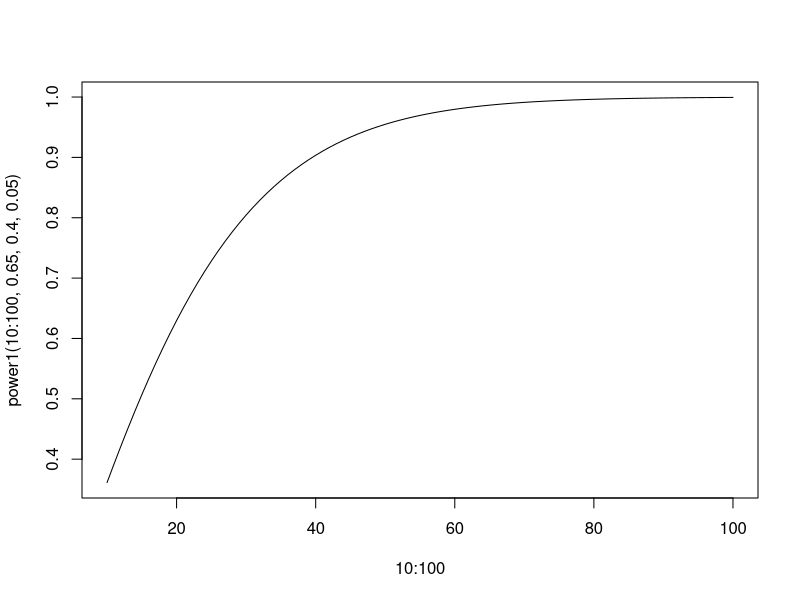

This figure's R source:
# normal approximation 
power1 <- function(n, p_trt, p_ctrl, alpha){
    cutoff <- qnorm(alpha / 2)
    mean_alt <- (p_trt - p_ctrl) / sqrt(p_ctrl * (1 - p_ctrl) / n)
    sd_alt <- sqrt((p_trt * (1 - p_trt)) / p_ctrl / (1 - p_ctrl))
    p1 <- pnorm(cutoff, mean = mean_alt, sd = sd_alt, lower.tail = TRUE)
    p2 <- pnorm(-cutoff, mean = mean_alt, sd = sd_alt, lower.tail = FALSE)
    return(p1 + p2)
}

uniroot(function(n, p_trt, p_ctrl, alpha, power){
    power1(n, p_trt, p_ctrl, alpha) - power
}, interval = c(10, 100), p_trt = 0.65, p_ctrl = 0.4, alpha = 0.05, power = 0.91)

power1(41, 0.65, 0.4, 0.05)

41 / 0.8

plot(10 : 100, power1(10 : 100, 0.65, 0.4, 0.05), type = "l")


# exact test
power2 <- function(n, p_trt, p_ctrl, alpha, alternative = "two.sided"){
    power <- 0
    for(i in (seq(n + 1) - 1)){
        prob <- dbinom(i, size = n, prob = p_trt)
        tmp <- binom.test(i, n, p = p_ctrl, 
                          alternative = alternative, 
                          conf.level = 1 - alpha)
        power <- power + (tmp$p.value < alpha) * prob
    }
    return(power)
}

uniroot(function(n, p_trt, p_ctrl, alpha, power){
    n <- round(n)
    power2(n, p_trt, p_ctrl, alpha, "greater") - power
}, interval = c(10, 100), p_trt = 0.65, p_ctrl = 0.4, alpha = 0.025, power = 0.90)

# one-sided and two-sided results are somewhat different in exact test
power2(41, 0.65, 0.4, 0.05, "two.sided")
power2(41, 0.65, 0.4, 0.025, "greater")


# normal approximation 2?
power3 <- function(n, p_trt, p_ctrl, alpha, alternative = "two.sided"){
    power <- 0
    for(i in (seq(n + 1) - 1)){
        prob <- dbinom(i, size = n, prob = p_trt)
        tmp <- prop.test(i, n, p = p_ctrl, 
                          alternative = alternative, 
                          conf.level = 1 - alpha)
        power <- power + (tmp$p.value <= alpha) * prob
    }
    return(power)
}

uniroot(function(n, p_trt, p_ctrl, alpha, power){
    n <- round(n)
    power3(n, p_trt, p_ctrl, alpha) - power
}, interval = c(10, 100), p_trt = 0.65, p_ctrl = 0.4, alpha = 0.05, power = 0.90)

power3(43, 0.65, 0.4, 0.05)


